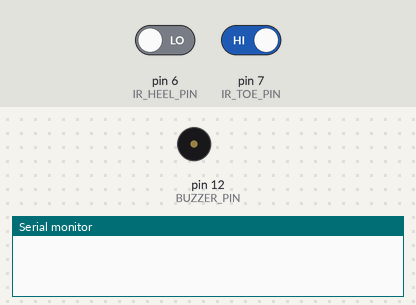
A sketch run on a simulated Arduino Uno, built with avr-gcc and run on an emulated ATmega328P. On the bench: buzzer (waves = sounding, pin HIGH), the last lines printed to the serial monitor. The test bench sets the inputs (shaded band); at power-on: pin 6 (IR_HEEL_PIN) LOW, pin 7 (IR_TOE_PIN) HIGH.

Above: at 3.0 s.
3.1 s: pin 6 (IR_HEEL_PIN) driven HIGH and pin 7 (IR_TOE_PIN) driven LOW
At 4.6 s:
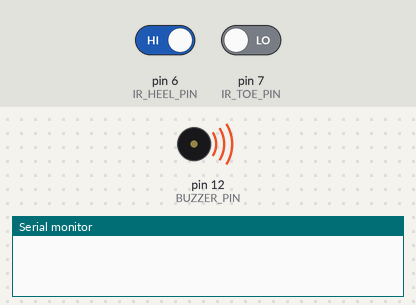
5.0 s: pin 6 (IR_HEEL_PIN) driven LOW
At 6.2 s:
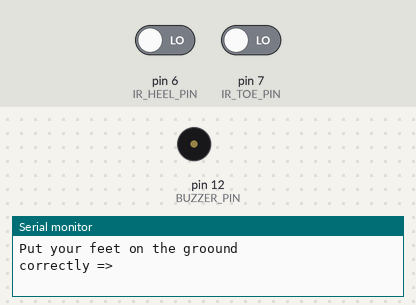
6.5 s: pin 7 (IR_TOE_PIN) driven HIGH
At 7.5 s:
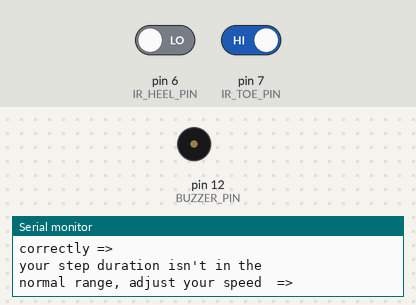
Timing chart, 0 to 9.5 s (numbered marks = the images above; inputs shaded):
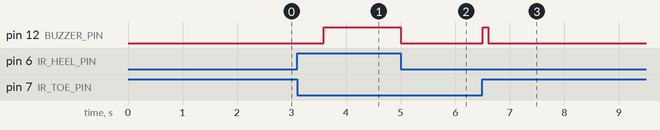

Measured:
- after the input at 3.1 s, pin 12 (BUZZER_PIN): LOW → HIGH after 0.49 s
- after the input at 5.0 s, pin 12 (BUZZER_PIN): HIGH → LOW at once
- after the input at 6.5 s, pin 12 (BUZZER_PIN): LOW → HIGH at once, → LOW 0.10 s later

The sketch:

ArduinoCode.ino
```cpp
#define IR_TOE_PIN 7 // Pin connected to the IR sensor at the toes
#define IR_HEEL_PIN 6 // Pin connected to the IR sensor at the heel
#define BUZZER_PIN 12 // Pin connected to the buzzer

int l = 0;
int o = 0;
int y = 0;
unsigned long stepStartTime = 0; // Variable to store the start time of a step
bool isStepInProgress = false; // Flag to indicate if a step is in progress
bool alarm = false; // Flag to indicate if an alarm should be triggered
bool al = false;
unsigned long dur;

void setup() {
  pinMode(IR_TOE_PIN, INPUT);
  pinMode(IR_HEEL_PIN, INPUT);
  pinMode(BUZZER_PIN, OUTPUT);
  Serial.begin(9600);
}

void loop() {
  if(o == 0){
    delay(2000);
    o++;
  }
  int toeValue = digitalRead(IR_TOE_PIN);
  int heelValue = digitalRead(IR_HEEL_PIN);


  // Check if the toes are placed first
  if (toeValue == 0 && heelValue == 1)
  {
    while(digitalRead(IR_TOE_PIN) == 0 && digitalRead(IR_HEEL_PIN) == 1)
    {
      l++;
      delay(6);
        if(l > 80){
          digitalWrite(BUZZER_PIN, HIGH);
          al = true;

    } else {
      digitalWrite(BUZZER_PIN, LOW);
    }
    }
    l = 0;
    digitalWrite(BUZZER_PIN, LOW);
  }

  if (al){
    Serial.println("Put your feet on the groound \ncorrectly =>");
    al = false;
  }


  if (toeValue == 1 && heelValue == 0) { // Check if the heel is placed first
    alarm = false;
    delay(100);
    // Calculate the duration of the step
    unsigned long stepDuration = millis() - stepStartTime;

    // Check if step duration is longer than 1 second
    if ((stepDuration > 200 && stepDuration < 800) || stepDuration > 1300) {

      if(o>=2){
      alarm = true;
      }
      o++;
    }

    // Reset step start time and flag
    stepStartTime = 0;
    isStepInProgress = false;
  }


    if (toeValue == 0 && heelValue == 0)
  {
    while(digitalRead(IR_TOE_PIN) == 0 && digitalRead(IR_HEEL_PIN) == 0){
      y++;
      delay(6);
    }

    if (y > 100 && y < 300){
    digitalWrite(BUZZER_PIN, HIGH);
    delay(100); // Adjust the delay based on the desired alarm duration
    digitalWrite(BUZZER_PIN, LOW);
    delay(100);
    Serial.println("Put your feet on the groound \ncorrectly =>");

        }
        if(y > 300){
          o = 0;
        }
        y=0;
  }


  // Trigger alarm if required
  if (alarm) {

    Serial.println("your step duration isn't in the \nnormal range, adjust your speed  => ");

    alarm = false;
  } else {
    digitalWrite(BUZZER_PIN, LOW); // Turn off the buzzer
  }


  // Start the step timer if a step is not already in progress
  if (!isStepInProgress && (toeValue == 1 || heelValue == 1)) {
    stepStartTime = millis();
    isStepInProgress = true;
    dur = 0;
  }
}
```
